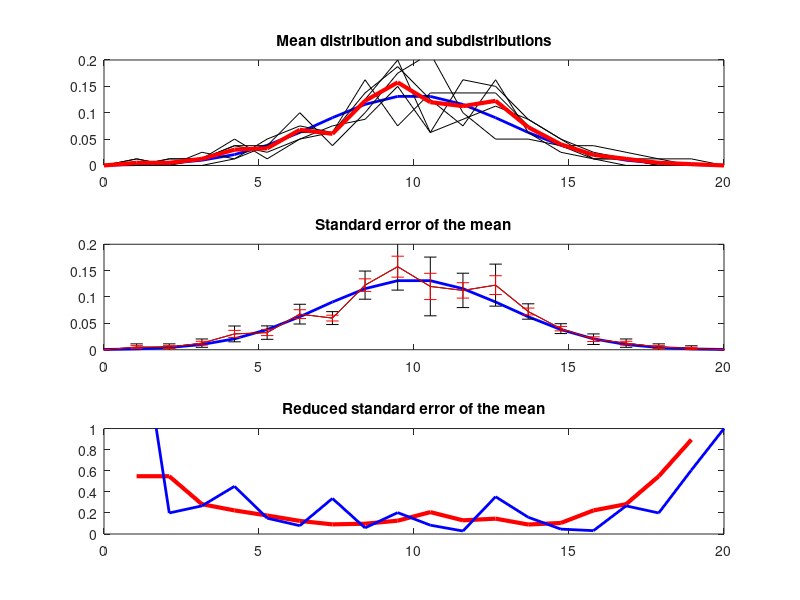

This chart was generated by the following MATLAB code:
% https://github.com/CharleySchaefer/ZiltoidLIB
function SEM()
  close all;

  % Sample a distribution and calculate a standard error for the accuracy of the estimated probability density. 

  %================================
  % USER INPUT  
  % Settings to create a distribution
  Nsamples=400
  mu=10.0
  sigma=3.0
  distr=abs(normrnd(mu,sigma, [1, Nsamples])); % Sample a normal distribution

  % Settings for binning
  xmin=0;
  xmax=20;
  Nbins=20;

  % Settings for statistical analysis
  Nsplit=5; % In order to define a standard error, the distribution is split in Nsplit subdistributions. It should be checked that the value of Nsplit does not significantly alter the final result. 
  %================================ 


  %================================
  % MAKE HISTOGRAM OF FULL DATA SET
  x=linspace(xmin,xmax,Nbins);
  P=getProbabilityDensity(distr,  x);
  %================================


  %================================
  % GET STATISTICS
  % Split distribution in subdistributions (stored in 2D array)
  distr_random_permutation=distr(randperm(Nsamples)); 

  Nsubsamples=Nsamples/Nsplit;
  dist2D=zeros(Nsplit, Nsubsamples);
  for i=1:Nsplit
    dist2D(i, :) = distr_random_permutation((1+(i-1)*Nsubsamples):(i*Nsubsamples));
  end

  % Get normalised histograms of the 2D array
  Psub=zeros(Nsplit, Nbins);
  for i=1:Nsplit
    Psub(i, :) = getProbabilityDensity(dist2D(i, :),  x);
  end

  % Determine standard deviation (value depends on Nsplit!)
  Pstd=zeros(1, Nbins);
  for i=1:Nsplit
    Pstd(1,:) = Pstd(1,:) + (P - Psub(i,:)).^2; 
  end
  Pstd=sqrt(Pstd/Nsplit);

  % Determine standard error of mean (should not strongly depend on Nsplit, for large enough value of Nsplit)
  SEM=Pstd/sqrt(Nsplit);
  %================================


  %================================
  % PLOT RESULTS
  figure
  subplot(3,1,1)
  plot(x, exp(-0.5*( (x-mu)/(sigma) ).^2)/sqrt(2*pi*sigma^2), 'b', 'LineWidth', 2); hold on % Actual distribution
  for i=1:Nsplit
    plot(x, Psub(i, :), 'k'); hold on % Sampled subdistributions
  end
  plot(x, P, 'r', 'LineWidth', 3); hold on % Sampled distribution
  axis([xmin xmax 0 0.2])
  title('Mean distribution and subdistributions')

  subplot(3,1,2)
  plot(x, exp(-0.5*( (x-mu)/(sigma) ).^2)/sqrt(2*pi*sigma^2), 'b', 'LineWidth', 2); hold on % Actual distribution
  errorbar(x, P, Pstd, 'k'); hold on % Standard deviation
  errorbar(x, P, SEM, 'r'); hold on  % Standard error of the mean
  axis([xmin xmax 0 0.2])
  title('Standard error of the mean')

  subplot(3,1,3)
  plot(x, SEM./P, 'r', 'LineWidth', 3); hold on % Estimated error
  plot(x, abs( 1.0-P./(exp(-0.5*( (x-mu)/(sigma) ).^2)/sqrt(2*pi*sigma^2)) ), 'b', 'LineWidth', 2)   % Actual residual
  axis([xmin xmax 0 1])
  title('Reduced standard error of the mean')
  %================================
end


function P=getProbabilityDensity(distr,  x)
  Nsamples=length(distr);

  % Define bins
  if(length(x)==1)
    Nbins=x;
    xmin=min(distr);
    xmax=max(distr);
  else
    Nbins=length(x);
    xmin=min(x);
    xmax=max(x);
  end

  % Do binning
  P=zeros(1,Nbins);
  for i=1:Nsamples
    index = 1+round(  (Nbins-1)*(distr(i)-xmin)/(xmax-xmin)  );

    if(index<1)
      index=1;
    end
    if(index>Nbins)
      index=Nbins;
    end
    P(index)=P(index)+1;
  end
  
  % normalise
  P=P/Nsamples;
end
